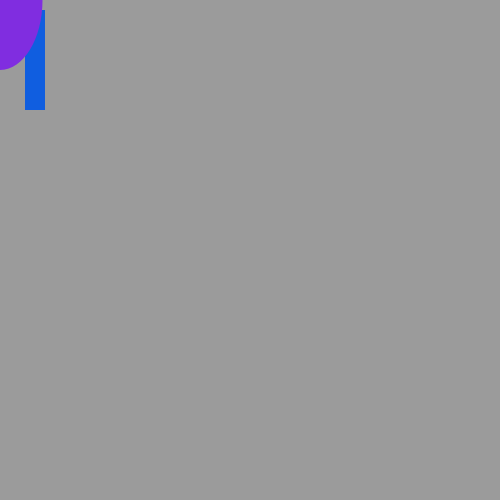
Frame 1 (no input)
Frame 60 (the mouse pressed at the canvas centre just before this capture): identical to frame 1, image omitted
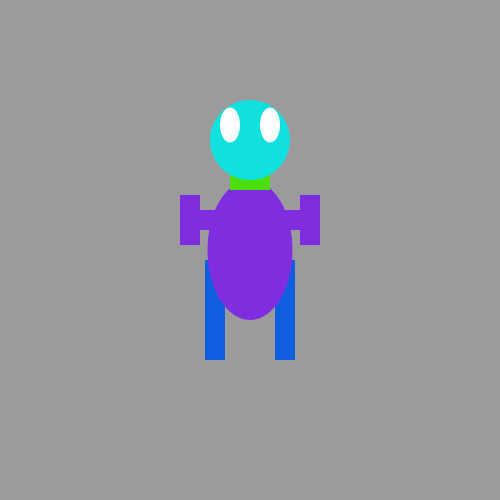
Frame 120 (the mouse held since frame 60 and released just before this capture)

The Processing sketch that drew these frames (run headless with seeded random() and noise(); from frame 60 on, the mouse is pressed at the canvas centre):

// Processing sketch: robotMouseTracker
// ── robotMouseTracker.pde
void setup()
{
  size(500,500);
 
}

void draw()
{
  noStroke();
  background(155);
  
  fill(#105EE0);
  rectMode(CENTER);
  rect(mouseX-35,mouseY+60,20,100);
  rectMode(CENTER);
  rect(mouseX+35,mouseY+60,20,100);
  //legs
  
  fill(#802DE0);
  ellipseMode(CENTER);
  ellipse(mouseX,mouseY,85,140);
  //body
  
  fill(#4AE010);
  rectMode(CENTER);
  rect(mouseX,mouseY-70,40,20);
  //neck
  
  fill(#10E0DE);
  ellipseMode(CENTER);
  ellipse(mouseX,mouseY-110,80,80); 
  //head
  

  fill(255);
  ellipseMode(CENTER);
  ellipse(mouseX-20,mouseY-125,20,35);
  ellipseMode(CENTER);
  ellipse(mouseX+20,mouseY-125,20,35);
  //eyes
  
  fill(#802DE0);
  rectMode(CENTER);
  rect(mouseX-40,mouseY-30,50,20);
  rectMode(CENTER);
  rect(mouseX+40,mouseY-30,50,20);
  rectMode(CENTER);
  rect(mouseX-60,mouseY-30,20,50);
  rectMode(CENTER);
  rect(mouseX+60,mouseY-30,20,50);
  //arms


  
}
